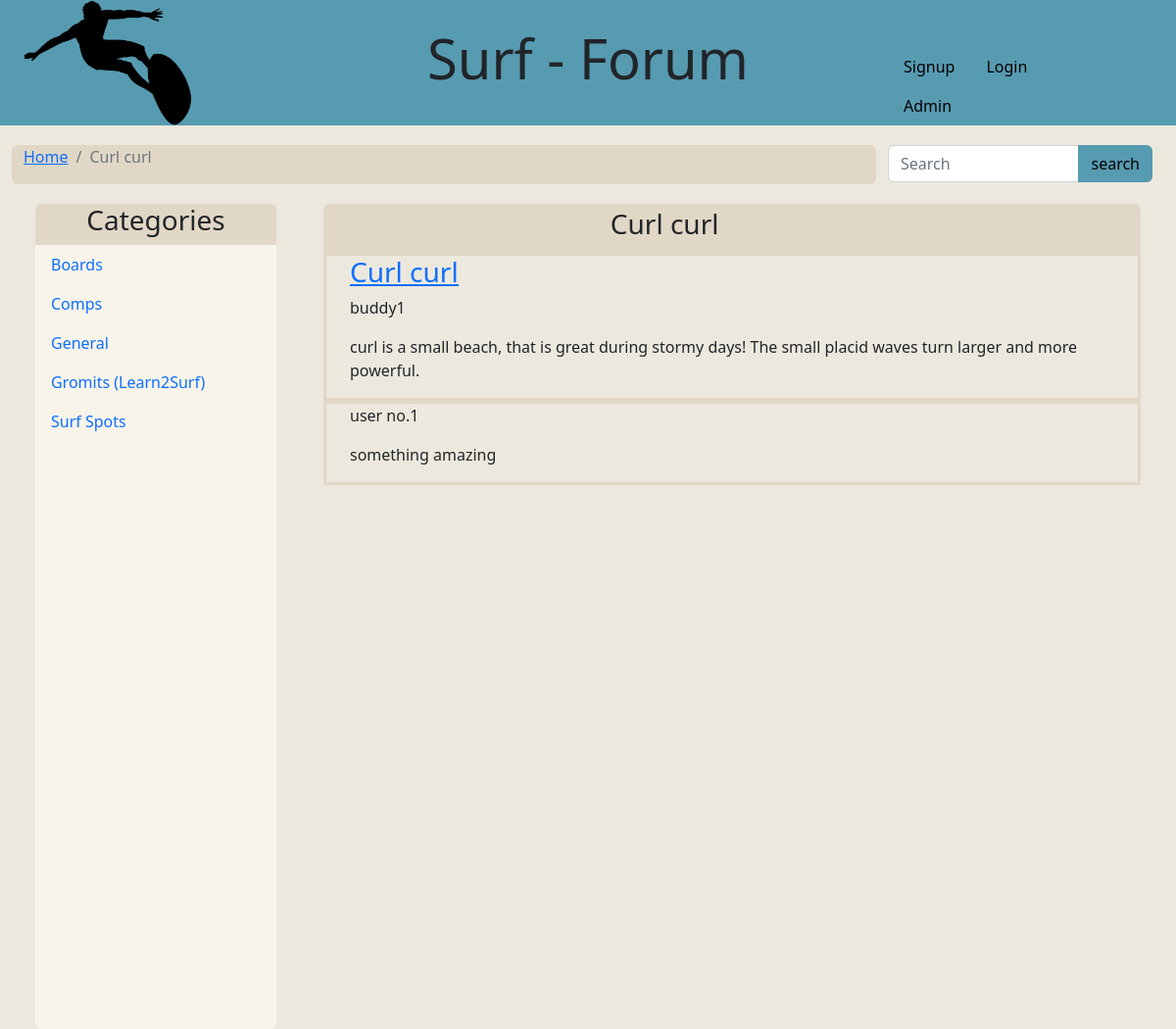
Screenshot of /post.php?postId=2&postTitle=Curl curl with the database file from the repository.
### tables this page shows
CREATE TABLE IF NOT EXISTS `CATEGORY` (
  `category_id` int(5) NOT NULL COMMENT 'primary key',
  `title` varchar(255) NOT NULL COMMENT 'human readable id'
);

CREATE TABLE IF NOT EXISTS `POST` (
  `post_id` int(11) NOT NULL,
  `user_id` int(11) DEFAULT NULL,
  `title` varchar(255) DEFAULT NULL,
  `body` text,
  `created_at` datetime DEFAULT NULL,
  `updated_at` timestamp NULL DEFAULT CURRENT_TIMESTAMP ON UPDATE CURRENT_TIMESTAMP,
  `category_id` int(11) DEFAULT NULL
);

CREATE TABLE IF NOT EXISTS `USER` (
  `id` int(11) NOT NULL COMMENT 'primary key',
  `username` varchar(255) DEFAULT NULL COMMENT 'human readable id',
  `password_hash` varchar(255) DEFAULT NULL,
  `email` varchar(255) DEFAULT NULL,
  `image_url` varchar(255) DEFAULT NULL,
  `is_admin` tinyint(1) NOT NULL DEFAULT '0',
  `is_enabled` tinyint(1) NOT NULL DEFAULT '1'
);

CREATE TABLE IF NOT EXISTS `COMMENT` (
  `user_id` int(11) DEFAULT NULL,
  `comment_id` int(11) NOT NULL,
  `discussion_id` int(11) DEFAULT NULL,
  `body` text,
  `created_at` timestamp NULL DEFAULT CURRENT_TIMESTAMP ON UPDATE CURRENT_TIMESTAMP,
  `updated_at` datetime DEFAULT NULL
);

### includes/functions.inc.php (called while the page is built, shortened)
<?php
function fetchUserById($conn, $userId) {
    $stmt = mysqli_stmt_init($conn);
    $sql = "SELECT * FROM `USER` WHERE id=?";
    if (!mysqli_stmt_prepare($stmt, $sql)){
        header("location: ../account.php?error=stmtFailed");
        exit();
    }
    mysqli_stmt_bind_param($stmt, "s", $userId);
    mysqli_stmt_execute($stmt);
    $result = mysqli_stmt_get_result($stmt);
    $row = $result->fetch_assoc();
    return $row;
}

### post.php (the view, shortened to what this page needs)
<?php
include_once 'header.php';
include_once 'includes/db.inc.php';
include_once 'includes/functions.inc.php';
$postTitle = "none";
$postId = "none";
if(isset($_GET['postTitle'])) {
  $postTitle = $_GET['postTitle'];
}
if(isset($_GET['postId'])) {
  $postId = $_GET['postId'];
}
?>
        <main>
          <div class="container-fluid">
            <div class="row top-buffer">
              <div class="col-9 rounded bg-beige1">
                  <nav aria-label="breadcrumb">
                      <ol class="breadcrumb">
                        <li class="breadcrumb-item active"><a href="home.php">Home</a></li>
                        <li class="breadcrumb-item active"> <?php echo $postTitle; ?> </li>
                      </ol>
                  </nav>
              </div>
              <div class="col-3">
                <div class="input-group">
                  <input type="search" class="form-control rounded-left" placeholder="Search" aria-label="Search" aria-describedby="search-addon" />
                  <button type="button" class="btn bg-blue text-black">search</button>
                </div>
              </div>
            </div>
          </div>
      <div class="container-fluid">
            <div class="row top-buffer">
              <?php
              include_once 'categoryList.php';
              ?>
                <div class="col-9 gx-5">
                  <div class="row bg-beige1 rounded-top p-1">
                  <div class="col-10">
                    <h3 class="display-7 text-center"> <?php echo $postTitle; ?> </h3>
                  </div>
                </div>
                <?php
                  $stmt = mysqli_stmt_init($conn);
                  $sql = "SELECT * FROM POST WHERE post_id=?;";
                  if (!mysqli_stmt_prepare($stmt, $sql)){
                    header("location: ../post.php?error=stmtFailed");
                  }
                  mysqli_stmt_bind_param($stmt, "s", $postId);
                  mysqli_stmt_execute($stmt);
                  $result = mysqli_stmt_get_result($stmt);
                  if($result->num_rows > 0){
                    while($row = $result->fetch_assoc()) {
                      echo '<div class="row border-beige1">';
                      echo '<div class="row">';
                  echo '<div class="col-10">';
                    echo '<h3 class="display-7 text-left"><u><a href="#">'.$row['title'].'</a></u></h3>';
                      echo '<p>'.fetchUserById($conn, $row['user_id'])['username'].'</p>';
                      echo '</div>';
                    echo '<div class="col-2">';
                      echo '</div>';
                    echo '</div>';
                  echo '<div class="row">';
                  echo '<p>';
                      echo $row['body'];
                      echo '</p>';
                    echo '</div>';
                echo '</div>';
                    }
                }else {
                  echo "No posts found";
                }
                ?>
                <?php
                  $stmt = mysqli_stmt_init($conn);
                  $sql = "SELECT * FROM COMMENT WHERE discussion_id=?;";
                  if (!mysqli_stmt_prepare($stmt, $sql)){
                    header("location: ../post.php?error=stmtFailed");
                  }
                  mysqli_stmt_bind_param($stmt, "s", $postId);
                  mysqli_stmt_execute($stmt);
                  $result = mysqli_stmt_get_result($stmt);
                  if($result->num_rows > 0){
                    while($row = $result->fetch_assoc()) {
                      echo '<div class="row border-beige1">';
                      echo '<div class="row">';
                      echo '<div class="col-10">';
                      echo '<p>user no.'.$row['user_id'].'</p>';
                      echo '</div>';
                      echo '<div class="col-2">';
                      echo  '</div>';
                      echo  '</div>';
                      echo  '<div class="row">';
                      echo  '<p>';
                        echo $row['body'];
                      echo    '</p>';
                      echo  '</div>';
                      echo '</div>';
                    }
                  }else {
                    echo 'No comments yet';
                  }
                ?>
              </div>
            </div>
          </div>
        </main>
        <?php
include_once 'footer.php';
?>

### categoryList.php (shortened to what this page needs)
<?php
include_once 'includes/db.inc.php';
include_once 'includes/functions.inc.php';
echo '<div class="col-3 gx-5">';
echo '<div class="row bg-beige1 rounded-top">';
echo '<h3 class="display-7 text-center">Categories</h1>';
echo '</div>';
echo '<div class="row bg-beige3 rounded-bottom min-vh-100">';
echo '<ul class="nav flex-column">';
$sql = "SELECT * FROM CATEGORY";
$result = $conn->query($sql);
if ($result->num_rows > 0) {
while($row = $result->fetch_assoc()) {
    echo '<li class="nav-item">';
    echo '<a class="nav-link active" aria-current="page" href="category.php?title='.$row['title'].'&catId='.$row['category_id'].'">'.$row['title'].'</a>';
    echo '</li>';
}
} else {
echo "No categories found";
}
echo '</ul>';
echo '</div>';
echo '</div>';
?>

### css/custom.css (style rules this page uses)
.bg-blue { background-color: #579BB1; }
.bg-beige1 { background-color: #E1D7C6; }
.border-beige1 { border: 3px solid #E1D7C6; }
.bg-beige3 { background-color: #F8F4EA; }
.top-buffer { margin-top:20px; }
body { background-color: #ECE8DD !important; overflow-y: scroll; }
.container-fluid .row { margin-left: 0; margin-right: 0; }

### rows the page displays
category: title "Boards"
category: title "Comps"
category: title "General"
category: title "Gromits (Learn2Surf)"
category: title "Surf Spots"
post: title "Curl curl", user.username "buddy1", body "curl is a small beach, that is great during stormy days! The small placid waves turn larger and more powerful."
comment: user "1", body "something amazing"

### other values shown
$postTitle "Curl curl"
